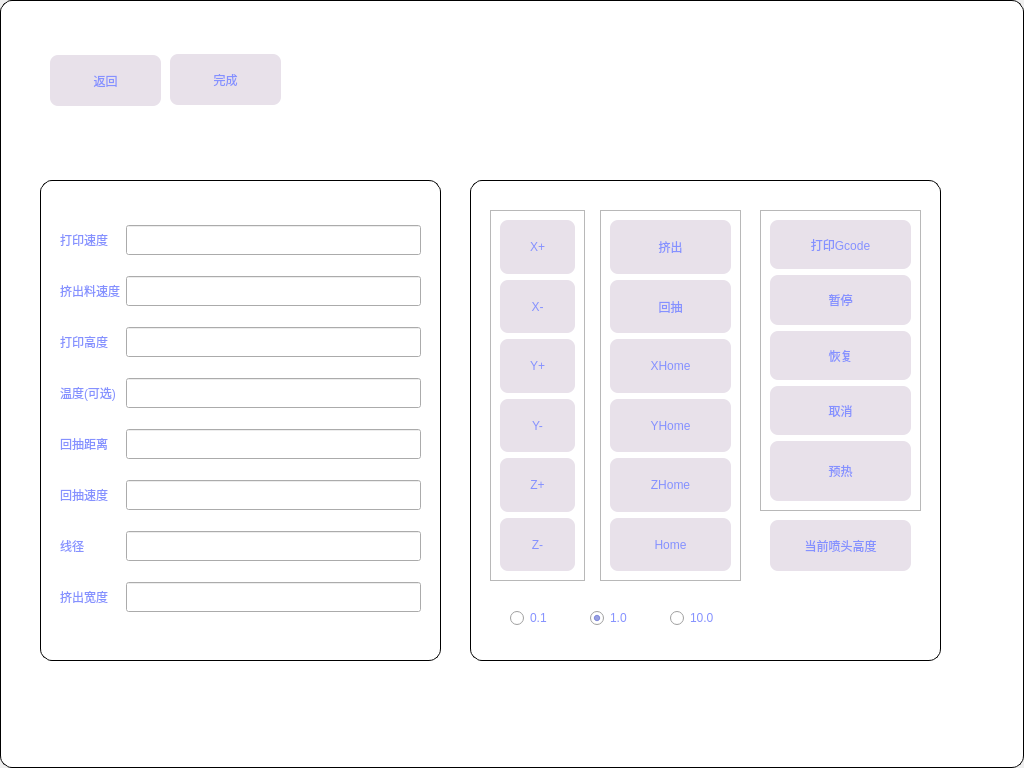
<?xml version="1.0" encoding="UTF-8"?>
<ui version="4.0">
 <class>ParentSetting</class>
 <widget class="QWidget" name="ParentSetting">
  <property name="geometry">
   <rect>
    <x>0</x>
    <y>0</y>
    <width>1024</width>
    <height>768</height>
   </rect>
  </property>
  <property name="focusPolicy">
   <enum>Qt::ClickFocus</enum>
  </property>
  <property name="windowTitle">
   <string>Form</string>
  </property>
  <property name="styleSheet">
   <string notr="true">
QPushButton
{
	
	font: 75 18pt &quot;华康娃娃体W5(P)&quot;;
	
	color: rgb(133, 145, 255);
	background-color: rgba(145,111, 155, 23);
	border:none;
	border-radius:8px;
}
QPushButton:pressed
{
	
	background-color: rgba(145,111, 155,43);
	border:none;
	border-radius:8px;
}
QRadioButton
{
	color: rgb(133, 145, 255);
	font: 75 14pt &quot;华康娃娃体W5(P)&quot;;
}
QLabel
{
	color: rgb(133, 145, 255);
	font: 75 14pt &quot;华康娃娃体W5(P)&quot;;
}
QLineEdit
{
	color: rgb(133, 145, 255);
	font: 75 14pt &quot;华康娃娃体W5(P)&quot;;
}</string>
  </property>
  <layout class="QGridLayout" name="gridLayout_2">
   <property name="leftMargin">
    <number>0</number>
   </property>
   <property name="topMargin">
    <number>0</number>
   </property>
   <property name="rightMargin">
    <number>0</number>
   </property>
   <property name="bottomMargin">
    <number>0</number>
   </property>
   <property name="spacing">
    <number>0</number>
   </property>
   <item row="0" column="0">
    <widget class="QFrame" name="frame_4">
     <property name="styleSheet">
      <string notr="true">QFrame#frame_4
{
	border:1px solid black;
	border-radius:12px;
	background-color: rgb(255, 255, 255);
}
QPushButton
{
	
	font: 75 14pt &quot;华康娃娃体W5(P)&quot;;
	
	color: rgb(133, 145, 255);
	background-color: rgba(145,111, 155, 53);
	border:none;
	border-radius:8px;
}
QPushButton:pressed
{
	
	background-color: rgba(145,111, 155, 83);
	border:none;
	border-radius:8px;
}</string>
     </property>
     <property name="frameShape">
      <enum>QFrame::StyledPanel</enum>
     </property>
     <property name="frameShadow">
      <enum>QFrame::Raised</enum>
     </property>
     <widget class="QPushButton" name="back">
      <property name="geometry">
       <rect>
        <x>50</x>
        <y>55</y>
        <width>111</width>
        <height>51</height>
       </rect>
      </property>
      <property name="styleSheet">
       <string notr="true">QPushButton
{
	
	font: 75 14pt &quot;华康娃娃体W5&quot;;
}</string>
      </property>
      <property name="text">
       <string>返回</string>
      </property>
     </widget>
     <widget class="QPushButton" name="pushButton">
      <property name="geometry">
       <rect>
        <x>170</x>
        <y>54</y>
        <width>111</width>
        <height>51</height>
       </rect>
      </property>
      <property name="text">
       <string>完成</string>
      </property>
     </widget>
     <widget class="QFrame" name="frame_5">
      <property name="geometry">
       <rect>
        <x>470</x>
        <y>180</y>
        <width>471</width>
        <height>481</height>
       </rect>
      </property>
      <property name="styleSheet">
       <string notr="true">QFrame#frame_5
{
border:1px solid black;
	border-radius:12px;
}</string>
      </property>
      <property name="frameShape">
       <enum>QFrame::StyledPanel</enum>
      </property>
      <property name="frameShadow">
       <enum>QFrame::Raised</enum>
      </property>
      <widget class="QFrame" name="frame">
       <property name="geometry">
        <rect>
         <x>20</x>
         <y>30</y>
         <width>95</width>
         <height>371</height>
        </rect>
       </property>
       <property name="frameShape">
        <enum>QFrame::StyledPanel</enum>
       </property>
       <property name="frameShadow">
        <enum>QFrame::Raised</enum>
       </property>
       <layout class="QVBoxLayout" name="verticalLayout_2">
        <item>
         <widget class="QPushButton" name="xUp">
          <property name="sizePolicy">
           <sizepolicy hsizetype="Minimum" vsizetype="Preferred">
            <horstretch>0</horstretch>
            <verstretch>0</verstretch>
           </sizepolicy>
          </property>
          <property name="text">
           <string>X+</string>
          </property>
         </widget>
        </item>
        <item>
         <widget class="QPushButton" name="xDown">
          <property name="sizePolicy">
           <sizepolicy hsizetype="Minimum" vsizetype="Preferred">
            <horstretch>0</horstretch>
            <verstretch>0</verstretch>
           </sizepolicy>
          </property>
          <property name="text">
           <string>X-</string>
          </property>
         </widget>
        </item>
        <item>
         <widget class="QPushButton" name="yUp">
          <property name="sizePolicy">
           <sizepolicy hsizetype="Minimum" vsizetype="Preferred">
            <horstretch>0</horstretch>
            <verstretch>0</verstretch>
           </sizepolicy>
          </property>
          <property name="text">
           <string>Y+</string>
          </property>
         </widget>
        </item>
        <item>
         <widget class="QPushButton" name="yDown">
          <property name="sizePolicy">
           <sizepolicy hsizetype="Minimum" vsizetype="Preferred">
            <horstretch>0</horstretch>
            <verstretch>0</verstretch>
           </sizepolicy>
          </property>
          <property name="text">
           <string>Y-</string>
          </property>
         </widget>
        </item>
        <item>
         <widget class="QPushButton" name="zUp">
          <property name="sizePolicy">
           <sizepolicy hsizetype="Minimum" vsizetype="Preferred">
            <horstretch>0</horstretch>
            <verstretch>0</verstretch>
           </sizepolicy>
          </property>
          <property name="text">
           <string>Z+</string>
          </property>
         </widget>
        </item>
        <item>
         <widget class="QPushButton" name="zDown">
          <property name="sizePolicy">
           <sizepolicy hsizetype="Minimum" vsizetype="Preferred">
            <horstretch>0</horstretch>
            <verstretch>0</verstretch>
           </sizepolicy>
          </property>
          <property name="text">
           <string>Z-</string>
          </property>
         </widget>
        </item>
       </layout>
      </widget>
      <widget class="QRadioButton" name="small">
       <property name="geometry">
        <rect>
         <x>40</x>
         <y>430</y>
         <width>61</width>
         <height>16</height>
        </rect>
       </property>
       <property name="text">
        <string>0.1</string>
       </property>
      </widget>
      <widget class="QRadioButton" name="huge">
       <property name="geometry">
        <rect>
         <x>200</x>
         <y>430</y>
         <width>81</width>
         <height>16</height>
        </rect>
       </property>
       <property name="text">
        <string>10.0</string>
       </property>
      </widget>
      <widget class="QRadioButton" name="middle">
       <property name="geometry">
        <rect>
         <x>120</x>
         <y>430</y>
         <width>61</width>
         <height>16</height>
        </rect>
       </property>
       <property name="text">
        <string>1.0</string>
       </property>
       <property name="checked">
        <bool>true</bool>
       </property>
      </widget>
      <widget class="QFrame" name="frame_2">
       <property name="geometry">
        <rect>
         <x>130</x>
         <y>30</y>
         <width>141</width>
         <height>371</height>
        </rect>
       </property>
       <property name="frameShape">
        <enum>QFrame::StyledPanel</enum>
       </property>
       <property name="frameShadow">
        <enum>QFrame::Raised</enum>
       </property>
       <layout class="QVBoxLayout" name="verticalLayout_3">
        <item>
         <widget class="QPushButton" name="eOut">
          <property name="sizePolicy">
           <sizepolicy hsizetype="Minimum" vsizetype="Preferred">
            <horstretch>0</horstretch>
            <verstretch>0</verstretch>
           </sizepolicy>
          </property>
          <property name="text">
           <string>挤出</string>
          </property>
         </widget>
        </item>
        <item>
         <widget class="QPushButton" name="eIn">
          <property name="sizePolicy">
           <sizepolicy hsizetype="Minimum" vsizetype="Preferred">
            <horstretch>0</horstretch>
            <verstretch>0</verstretch>
           </sizepolicy>
          </property>
          <property name="text">
           <string>回抽</string>
          </property>
         </widget>
        </item>
        <item>
         <widget class="QPushButton" name="xHome">
          <property name="sizePolicy">
           <sizepolicy hsizetype="Minimum" vsizetype="Preferred">
            <horstretch>0</horstretch>
            <verstretch>0</verstretch>
           </sizepolicy>
          </property>
          <property name="text">
           <string>XHome</string>
          </property>
         </widget>
        </item>
        <item>
         <widget class="QPushButton" name="yHome">
          <property name="sizePolicy">
           <sizepolicy hsizetype="Minimum" vsizetype="Preferred">
            <horstretch>0</horstretch>
            <verstretch>0</verstretch>
           </sizepolicy>
          </property>
          <property name="text">
           <string>YHome</string>
          </property>
         </widget>
        </item>
        <item>
         <widget class="QPushButton" name="zHome">
          <property name="sizePolicy">
           <sizepolicy hsizetype="Minimum" vsizetype="Preferred">
            <horstretch>0</horstretch>
            <verstretch>0</verstretch>
           </sizepolicy>
          </property>
          <property name="text">
           <string>ZHome</string>
          </property>
         </widget>
        </item>
        <item>
         <widget class="QPushButton" name="Home">
          <property name="sizePolicy">
           <sizepolicy hsizetype="Minimum" vsizetype="Preferred">
            <horstretch>0</horstretch>
            <verstretch>0</verstretch>
           </sizepolicy>
          </property>
          <property name="text">
           <string>Home</string>
          </property>
         </widget>
        </item>
       </layout>
      </widget>
      <widget class="QFrame" name="frame_3">
       <property name="geometry">
        <rect>
         <x>290</x>
         <y>30</y>
         <width>161</width>
         <height>301</height>
        </rect>
       </property>
       <property name="frameShape">
        <enum>QFrame::StyledPanel</enum>
       </property>
       <property name="frameShadow">
        <enum>QFrame::Raised</enum>
       </property>
       <layout class="QVBoxLayout" name="verticalLayout_4">
        <item>
         <widget class="QPushButton" name="printGcode">
          <property name="sizePolicy">
           <sizepolicy hsizetype="Minimum" vsizetype="Preferred">
            <horstretch>0</horstretch>
            <verstretch>0</verstretch>
           </sizepolicy>
          </property>
          <property name="text">
           <string>打印Gcode</string>
          </property>
         </widget>
        </item>
        <item>
         <widget class="QPushButton" name="stoped">
          <property name="sizePolicy">
           <sizepolicy hsizetype="Minimum" vsizetype="Preferred">
            <horstretch>0</horstretch>
            <verstretch>0</verstretch>
           </sizepolicy>
          </property>
          <property name="text">
           <string>暂停</string>
          </property>
         </widget>
        </item>
        <item>
         <widget class="QPushButton" name="recovery">
          <property name="sizePolicy">
           <sizepolicy hsizetype="Minimum" vsizetype="Preferred">
            <horstretch>0</horstretch>
            <verstretch>0</verstretch>
           </sizepolicy>
          </property>
          <property name="text">
           <string>恢复</string>
          </property>
         </widget>
        </item>
        <item>
         <widget class="QPushButton" name="cancle">
          <property name="sizePolicy">
           <sizepolicy hsizetype="Minimum" vsizetype="Preferred">
            <horstretch>0</horstretch>
            <verstretch>0</verstretch>
           </sizepolicy>
          </property>
          <property name="text">
           <string>取消</string>
          </property>
         </widget>
        </item>
        <item>
         <widget class="QPushButton" name="pushButton_2">
          <property name="minimumSize">
           <size>
            <width>0</width>
            <height>60</height>
           </size>
          </property>
          <property name="styleSheet">
           <string notr="true"/>
          </property>
          <property name="text">
           <string>预热</string>
          </property>
         </widget>
        </item>
       </layout>
      </widget>
      <widget class="QPushButton" name="current_z">
       <property name="geometry">
        <rect>
         <x>300</x>
         <y>340</y>
         <width>141</width>
         <height>51</height>
        </rect>
       </property>
       <property name="text">
        <string>当前喷头高度</string>
       </property>
      </widget>
     </widget>
     <widget class="QFrame" name="frame_6">
      <property name="geometry">
       <rect>
        <x>40</x>
        <y>180</y>
        <width>401</width>
        <height>481</height>
       </rect>
      </property>
      <property name="styleSheet">
       <string notr="true">QFrame#frame_6
{
border:1px solid black;
	border-radius:12px;
}</string>
      </property>
      <property name="frameShape">
       <enum>QFrame::StyledPanel</enum>
      </property>
      <property name="frameShadow">
       <enum>QFrame::Raised</enum>
      </property>
      <widget class="QWidget" name="gridLayoutWidget">
       <property name="geometry">
        <rect>
         <x>20</x>
         <y>30</y>
         <width>361</width>
         <height>421</height>
        </rect>
       </property>
       <layout class="QGridLayout" name="gridLayout">
        <item row="5" column="1">
         <widget class="QLineEdit" name="rectS">
          <property name="minimumSize">
           <size>
            <width>0</width>
            <height>30</height>
           </size>
          </property>
         </widget>
        </item>
        <item row="6" column="0">
         <widget class="QLabel" name="label_8">
          <property name="text">
           <string>线径</string>
          </property>
         </widget>
        </item>
        <item row="4" column="1">
         <widget class="QLineEdit" name="rectA">
          <property name="minimumSize">
           <size>
            <width>0</width>
            <height>30</height>
           </size>
          </property>
         </widget>
        </item>
        <item row="4" column="0">
         <widget class="QLabel" name="label_6">
          <property name="text">
           <string>回抽距离</string>
          </property>
         </widget>
        </item>
        <item row="6" column="1">
         <widget class="QLineEdit" name="flimant">
          <property name="minimumSize">
           <size>
            <width>0</width>
            <height>30</height>
           </size>
          </property>
         </widget>
        </item>
        <item row="5" column="0">
         <widget class="QLabel" name="label_7">
          <property name="text">
           <string>回抽速度</string>
          </property>
         </widget>
        </item>
        <item row="2" column="0">
         <widget class="QLabel" name="label_4">
          <property name="text">
           <string>打印高度</string>
          </property>
         </widget>
        </item>
        <item row="0" column="1">
         <widget class="QLineEdit" name="speeding">
          <property name="minimumSize">
           <size>
            <width>0</width>
            <height>30</height>
           </size>
          </property>
         </widget>
        </item>
        <item row="2" column="1">
         <widget class="QLineEdit" name="zvalues">
          <property name="minimumSize">
           <size>
            <width>0</width>
            <height>30</height>
           </size>
          </property>
         </widget>
        </item>
        <item row="3" column="0">
         <widget class="QLabel" name="label_5">
          <property name="text">
           <string>温度(可选)</string>
          </property>
         </widget>
        </item>
        <item row="3" column="1">
         <widget class="QLineEdit" name="tempture">
          <property name="minimumSize">
           <size>
            <width>0</width>
            <height>30</height>
           </size>
          </property>
         </widget>
        </item>
        <item row="1" column="1">
         <widget class="QLineEdit" name="extrudingSpeed">
          <property name="minimumSize">
           <size>
            <width>0</width>
            <height>30</height>
           </size>
          </property>
         </widget>
        </item>
        <item row="1" column="0">
         <widget class="QLabel" name="label_3">
          <property name="text">
           <string>挤出料速度</string>
          </property>
         </widget>
        </item>
        <item row="7" column="0">
         <widget class="QLabel" name="label_9">
          <property name="text">
           <string>挤出宽度</string>
          </property>
         </widget>
        </item>
        <item row="7" column="1">
         <widget class="QLineEdit" name="widthE">
          <property name="minimumSize">
           <size>
            <width>0</width>
            <height>30</height>
           </size>
          </property>
         </widget>
        </item>
        <item row="0" column="0">
         <widget class="QLabel" name="label_2">
          <property name="text">
           <string>打印速度</string>
          </property>
         </widget>
        </item>
       </layout>
      </widget>
     </widget>
    </widget>
   </item>
  </layout>
 </widget>
 <resources/>
 <connections/>
</ui>
